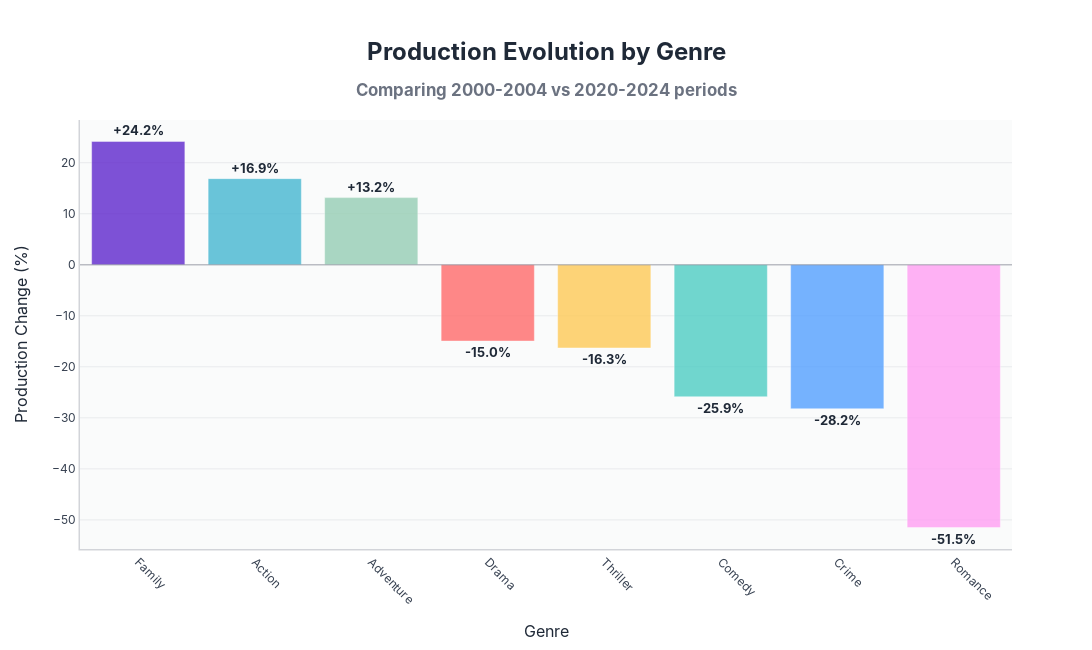

The cell this chart's notebook holds for it:
### Markdown cell above
### Argument 1.2: Winners and Losers in Production

The data in Visualization 2: Production Evolution by Genre shows clear shifts in the production volume of several film genres between 2000–2004 and 2020–2024. Genres such as Family (+24.2%), Action (+16.9%) and Adventure (+13.2%) show significant growth rates, while Romance (–51.5%), Crime (–28.2%) and Comedy (–25.9%) show significant declines. These patterns are not random: they reflect studios refocusing their production plans on genres with proven audience interest and profit potential.

This behavior is consistent with the so-called audience-driven production model, in which studios select genres that appeal to changing audience tastes and consumption habits (Hesmondhalgh, 2013). Genres such as action and family are attractive because of their international appeal and franchise potential. They tend to score well in foreign markets, where dialogue-dependent genres such as romance and comedy are more difficult to translate (Wildman & Siwek, 1988). As a result, studios prefer genres that are profitable worldwide and therefore commercially scalable.

The rise of streaming platforms also plays a role. Platforms such as Netflix and Disney+ collect detailed data on viewing behavior and use this insight to stimulate genres with high engagement rates. This has led to a growth in family-friendly and action-packed content, while traditional cinema favorites such as romantic comedies and crime dramas are losing ground, especially among younger target groups.

Finally, economic research into film production also confirms that genres with a higher expected return on investment (ROI) are produced more often. Litman (1983) already stated that genre choice is one of the strongest predictors of film success. When market demand for certain genres decreases – such as romance or comedy – studios respond by reducing supply, because the chance of loss increases.

In summary, this shift shows that studios are strategically adapting their production offerings to audience preferences. Genres that resonate with contemporary viewers are being scaled up, while less popular categories are being marginalized. This is a textbook example of how demand drives supply in the cultural industry.

### Code cell
import pandas as pd
import plotly.graph_objects as go
from collections import defaultdict
import numpy as np

def analyze_production_rating_relationship(df, min_movies_per_period=10, min_ratings_per_period=10):
    """
    Analyze the relationship between production changes and rating changes
    for movies from 2000-2024
    """
    
    # Convert Rating to numeric, handling string values with "/10" format
    df_copy = df.copy()
    
    # Clean rating column - remove "/10" and convert to numeric
    if 'Rating' in df_copy.columns:
        df_copy['Rating'] = df_copy['Rating'].astype(str).str.replace('/10', '').str.strip()
        df_copy['Rating'] = pd.to_numeric(df_copy['Rating'], errors='coerce')
    else:
        print("❌ Rating column not found!")
        return {}, df_copy
    
    # Filter data for 2000-2024 with valid ratings
    df_filtered = df_copy[
        (df_copy['Year'] >= 2000) & 
        (df_copy['Year'] <= 2024) & 
        (df_copy['Genres'].notna()) &
        (df_copy['Rating'].notna()) &
        (df_copy['Rating'] > 0)
    ].copy()
    
    # Process genres and create genre-year data
    genre_year_data = defaultdict(lambda: defaultdict(lambda: {'count': 0, 'ratings': []}))
    
    for _, row in df_filtered.iterrows():
        year = row['Year']
        rating = row['Rating']
        genres = str(row['Genres']).split(',')
        
        for genre in genres:
            genre = genre.strip()
            if genre and genre != 'nan':
                genre_year_data[genre][year]['count'] += 1
                genre_year_data[genre][year]['ratings'].append(rating)
    
    # Calculate averages for early period (2000-2004) and late period (2020-2024)
    early_period = range(2000, 2005)
    late_period = range(2020, 2025)
    
    results = {}
    
    for genre in genre_year_data:
        # Only include specific genres
        allowed_genres = ['Drama', 'Comedy', 'Action', 'Adventure', 'Thriller', 'Romance', 'Crime', 'Family']
        if genre not in allowed_genres:
            continue
            
        # Calculate production counts
        early_production = sum(genre_year_data[genre][year]['count'] for year in early_period)
        late_production = sum(genre_year_data[genre][year]['count'] for year in late_period)
        
        # Calculate average ratings
        early_ratings = []
        late_ratings = []
        
        for year in early_period:
            early_ratings.extend(genre_year_data[genre][year]['ratings'])
        
        for year in late_period:
            late_ratings.extend(genre_year_data[genre][year]['ratings'])
        
        # Only include genres with sufficient data in both periods
        if (early_production >= min_movies_per_period and late_production >= min_movies_per_period and 
            len(early_ratings) >= min_ratings_per_period and len(late_ratings) >= min_ratings_per_period):
            early_avg_rating = np.mean(early_ratings)
            late_avg_rating = np.mean(late_ratings)
            
            # Calculate percentage changes
            production_change = ((late_production - early_production) / early_production) * 100
            rating_change = late_avg_rating - early_avg_rating
            
            results[genre] = {
                'early_production': early_production,
                'late_production': late_production,
                'early_rating': early_avg_rating,
                'late_rating': late_avg_rating,
                'production_change_pct': production_change,
                'rating_change': rating_change,
                'total_early_movies': len(early_ratings),
                'total_late_movies': len(late_ratings)
            }
    
    return results, df_filtered

# Run the analysis
genre_analysis, df_filtered = analyze_production_rating_relationship(df)

if not genre_analysis:
    genre_analysis, df_filtered = analyze_production_rating_relationship(df, min_movies_per_period=5, min_ratings_per_period=5)
    if not genre_analysis:
        genre_analysis, df_filtered = analyze_production_rating_relationship(df, min_movies_per_period=3, min_ratings_per_period=3)

if genre_analysis:
    # Convert results to DataFrame
    analysis_df = pd.DataFrame(genre_analysis).T
    analysis_df = analysis_df.sort_values('production_change_pct', ascending=False)
    
    # Create sleek production changes bar chart
    fig = go.Figure()
    
    # Define consistent colors for each genre (same as earlier visualizations)
    genre_colors = {
        'Drama': '#FF6B6B',      # Red
        'Comedy': '#4ECDC4',     # Teal
        'Action': '#45B7D1',     # Blue
        'Adventure': '#96CEB4',  # Light Green
        'Thriller': '#FECA57',   # Yellow
        'Romance': '#FF9FF3',    # Pink
        'Crime': '#54A0FF',      # Light Blue
        'Family': '#5F27CD'      # Purple
    }
    
    # Create color array based on genre names
    colors = [genre_colors.get(genre, '#888888') for genre in analysis_df.index]
    
    fig.add_trace(
        go.Bar(
            x=analysis_df.index,
            y=analysis_df['production_change_pct'],
            marker=dict(
                color=colors,
                opacity=0.8,
                line=dict(color='rgba(255,255,255,0.8)', width=0.5)
            ),
            text=[f"{x:+.1f}%" for x in analysis_df['production_change_pct']],
            textposition='outside',
            textfont=dict(size=13, color='#1F2937', family='Inter, sans-serif', weight='bold'),
            hovertemplate='<b style="color: #1F2937; font-size: 16px;">%{x}</b><br>' +
                          '<span style="color: #6B7280;">Production Change:</span> <b>%{y:+.1f}%</b><br>' +
                          '<span style="color: #6B7280;">Early Period (2000-2004):</span> %{customdata[0]:.0f} movies<br>' +
                          '<span style="color: #6B7280;">Late Period (2020-2024):</span> %{customdata[1]:.0f} movies<br>' +
                          '<extra></extra>',
            customdata=list(zip(analysis_df['early_production'], analysis_df['late_production'])),
            hoverlabel=dict(
                bgcolor="rgba(255, 255, 255, 0.95)",
                bordercolor="rgba(107, 114, 128, 0.3)",
                font=dict(size=12, color="#1F2937", family="Inter, sans-serif"),
                align="left"
            )
        )
    )
    
    # Add elegant horizontal line at 0
    fig.add_hline(
        y=0, 
        line_dash="solid", 
        line_color="rgba(107, 114, 128, 0.4)", 
        line_width=1.5
    )
    
    # Update layout with modern styling
    fig.update_layout(
        title={
            'text': 'Production Evolution by Genre<br><sub style="color: #6B7280; font-size: 14px;">Comparing 2000-2004 vs 2020-2024 periods</sub>',
            'x': 0.5,
            'xanchor': 'center',
            'font': {'size': 24, 'family': 'Inter, sans-serif', 'color': '#1F2937', 'weight': 'bold'}
        },
        xaxis_title='Genre',
        yaxis_title='Production Change (%)',
        font=dict(size=14, family='Inter, sans-serif', color='#374151'),
        plot_bgcolor='rgba(249, 250, 251, 0.8)',
        paper_bgcolor='white',
        width=1100,
        height=650,
        showlegend=False,
        margin=dict(l=80, r=80, t=120, b=80)
    )
    
    # Update axes with modern styling
    fig.update_xaxes(
        tickangle=45,
        tickfont=dict(size=12, family='Inter, sans-serif', color='#374151'),
        showgrid=False,
        showline=True,
        linewidth=1.5,
        linecolor='rgba(107, 114, 128, 0.3)',
        title_font=dict(size=16, family='Inter, sans-serif', color='#1F2937'),
        title_standoff=20
    )
    
    fig.update_yaxes(
        showgrid=True,
        gridwidth=0.8,
        gridcolor='rgba(107, 114, 128, 0.15)',
        showline=True,
        linewidth=1.5,
        linecolor='rgba(107, 114, 128, 0.3)',
        zeroline=False,
        tickfont=dict(size=12, family='Inter, sans-serif', color='#374151'),
        title_font=dict(size=16, family='Inter, sans-serif', color='#1F2937'),
        title_standoff=20
    )
    
    # Add subtle shadow effect
    fig.update_traces(
        marker_line_width=0.5,
        marker_line_color='rgba(255,255,255,0.8)'
    )
    
    fig.show()
    
    # Print elegant summary
    print(f" PRODUCTION EVOLUTION ANALYSIS")
    print("=" * 50)
    print(f" Biggest Growth: {analysis_df.index[0]} (+{analysis_df['production_change_pct'].iloc[0]:.1f}%)")
    print(f" Biggest Decline: {analysis_df.index[-1]} ({analysis_df['production_change_pct'].iloc[-1]:.1f}%)")
    
    positive_changes = analysis_df[analysis_df['production_change_pct'] > 0]
    negative_changes = analysis_df[analysis_df['production_change_pct'] < 0]
    
    print(f" Growing genres: {len(positive_changes)}/{len(analysis_df)}")
    print(f" Average change: {analysis_df['production_change_pct'].mean():+.1f}%")
    print("=" * 50)

else:
    print("❌ Unable to complete analysis - insufficient data")

### Figure 1 — Plotly figure (JSON) as saved in the notebook; plotly's stock layout.template omitted (floating-point values rounded to 4 significant figures)
{"data": [{"customdata": [[120, 149], [237, 277], [190, 215], [428, 364], [227, 190], [437, 324], [163, 117], [233, 113]], "hoverlabel": {"align": "left", "bgcolor": "rgba(255, 255, 255, 0.95)", "bordercolor": "rgba(107, 114, 128, 0.3)", "font": {"color": "#1F2937", "family": "Inter, sans-serif", "size": 12}}, "hovertemplate": "<b style=\"color: #1F2937; font-size: 16px;\">%{x}</b><br><span style=\"color: #6B7280;\">Production Change:</span> <b>%{y:+.1f}%</b><br><span style=\"color: #6B7280;\">Early Period (2000-2004):</span> %{customdata[0]:.0f} movies<br><span style=\"color: #6B7280;\">Late Period (2020-2024):</span> %{customdata[1]:.0f} movies<br><extra></extra>", "marker": {"color": ["#5F27CD", "#45B7D1", "#96CEB4", "#FF6B6B", "#FECA57", "#4ECDC4", "#54A0FF", "#FF9FF3"], "line": {"color": "rgba(255,255,255,0.8)", "width": 0.5}, "opacity": 0.8}, "text": ["+24.2%", "+16.9%", "+13.2%", "-15.0%", "-16.3%", "-25.9%", "-28.2%", "-51.5%"], "textfont": {"color": "#1F2937", "family": "Inter, sans-serif", "size": 13, "weight": "bold"}, "textposition": "outside", "type": "bar", "x": ["Family", "Action", "Adventure", "Drama", "Thriller", "Comedy", "Crime", "Romance"], "y": [24.17, 16.88, 13.16, -14.95, -16.3, -25.86, -28.22, -51.5]}], "layout": {"font": {"color": "#374151", "family": "Inter, sans-serif", "size": 14}, "height": 650, "margin": {"b": 80, "l": 80, "r": 80, "t": 120}, "paper_bgcolor": "white", "plot_bgcolor": "rgba(249, 250, 251, 0.8)", "shapes": [{"line": {"color": "rgba(107, 114, 128, 0.4)", "dash": "solid", "width": 1.5}, "type": "line", "x0": 0, "x1": 1, "xref": "x domain", "y0": 0, "y1": 0, "yref": "y"}], "showlegend": false, "title": {"font": {"color": "#1F2937", "family": "Inter, sans-serif", "size": 24, "weight": "bold"}, "text": "Production Evolution by Genre<br><sub style=\"color: #6B7280; font-size: 14px;\">Comparing 2000-2004 vs 2020-2024 periods</sub>", "x": 0.5, "xanchor": "center"}, "width": 1100, "xaxis": {"autorange": true, "linecolor": "rgba(107, 114, 128, 0.3)", "linewidth": 1.5, "range": [-0.5, 7.5], "showgrid": false, "showline": true, "tickangle": 45, "tickfont": {"color": "#374151", "family": "Inter, sans-serif", "size": 12}, "title": {"font": {"color": "#1F2937", "family": "Inter, sans-serif", "size": 16}, "standoff": 20, "text": "Genre"}, "type": "category"}, "yaxis": {"autorange": true, "gridcolor": "rgba(107, 114, 128, 0.15)", "gridwidth": 0.8, "linecolor": "rgba(107, 114, 128, 0.3)", "linewidth": 1.5, "range": [-55.71, 28.37], "showgrid": true, "showline": true, "tickfont": {"color": "#374151", "family": "Inter, sans-serif", "size": 12}, "title": {"font": {"color": "#1F2937", "family": "Inter, sans-serif", "size": 16}, "standoff": 20, "text": "Production Change (%)"}, "type": "linear", "zeroline": false}}}
